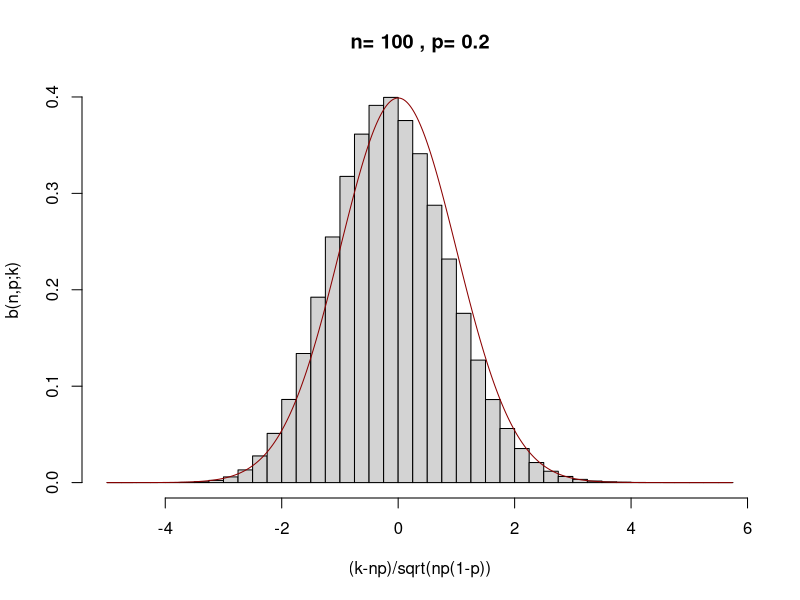

Generate this figure with R:
# ---------------------------------------------------------------------
# Project:      Bachelor Thesis
# ---------------------------------------------------------------------
# Quantlet:     Hist_pdf_binomial
# ---------------------------------------------------------------------
# Description:  Produces a histogram of a standardized binomial 
#               distribution on behalf of empirical samples and shows 
#               the possible approximation for large n
#               throughout the standard normal distribution  
# ---------------------------------------------------------------------
# Output:       Histogram ("n100.png")
# ---------------------------------------------------------------------
# Keywords:     approximation, standardized binomial, distribution, 
#               graphical representation, visualization, histogram, pdf,
#               CLT, moivre-laplace
# ---------------------------------------------------------------------
# Author:       Fabrice Wunderlich,  2015/08/01
# ---------------------------------------------------------------------



# Clear loaded variables and close graphics
closeAllConnections()
rm(list=ls(all=TRUE))
graphics.off()

# Parameter settings of the binomial random variable and of the sample size N
n = 100
p = 0.2
N = 1000000

# Sample of the N stadardized binomial random variables
bsample = (rbinom(N,n,p)-(n*p))/(sqrt(n*p*(1-p)))

# Plot 
breakingpoints = seq(from=min(bsample-1),to=max(bsample+1),by=0.25)
hist(bsample,freq=FALSE,breaks=breakingpoints,xlab="(k-np)/sqrt(np(1-p))",ylab="b(n,p;k)",xlim=c(min(bsample-1),max(bsample+1)),main=paste("n=",n,", p=",p))

x     = seq(min(bsample-1),max(bsample+1), by=0.02)
norm  = dnorm(x,0,1)
lines(x,norm,col="dark red")
